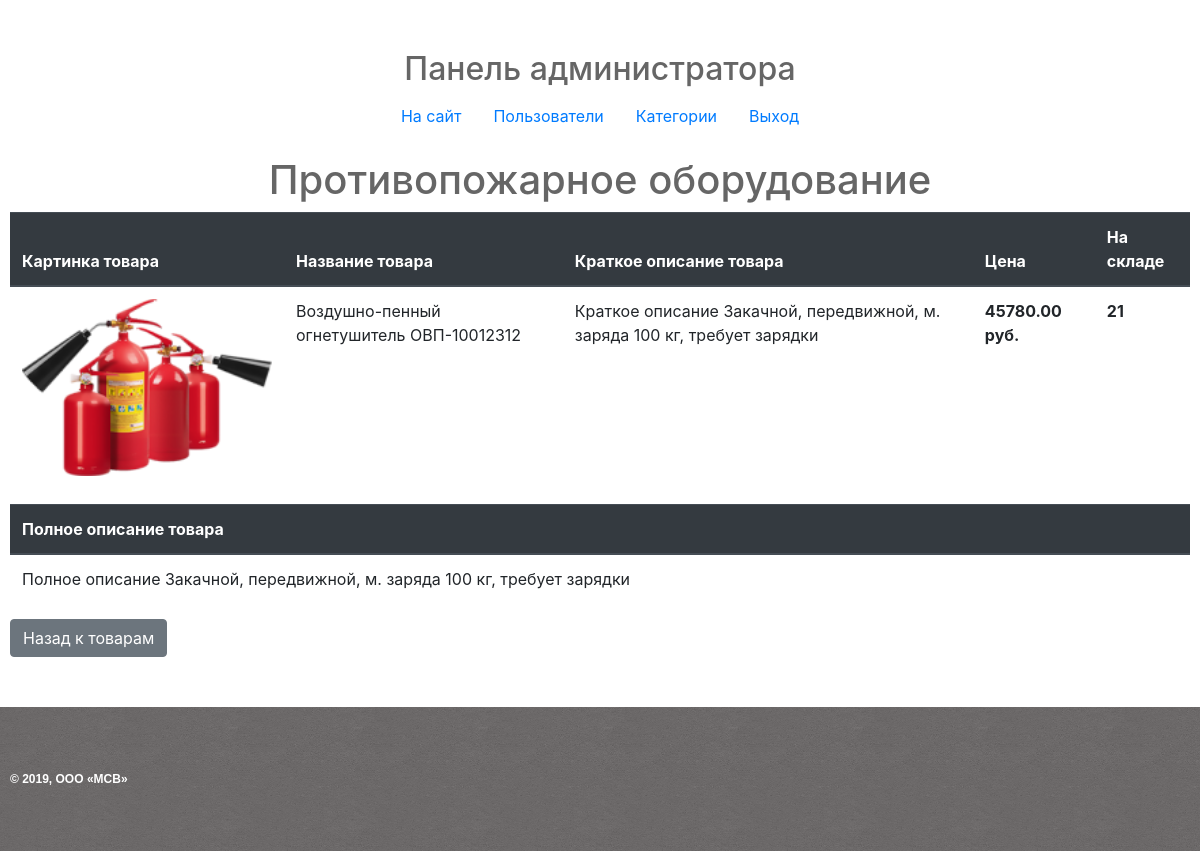
/myadmin/product/read/1/ (signed in), run on the app's committed database.
### mainapp/models.py (models this page shows, shortened)
class Product(models.Model):
    category = models.ForeignKey(ProductCategory, on_delete=models.CASCADE)
    name = models.CharField(verbose_name='Название товара', max_length=128, unique=True)
    slug = models.SlugField(verbose_name='слаг', max_length=128, unique=True)
    image = models.ImageField(upload_to='product_images', default='users_avatars/default.jpg')
    short_desc = models.TextField(verbose_name='Краткое описание товара', blank=True)
    description = models.TextField(verbose_name='Полное описание товара', blank=True)
    price = models.DecimalField(verbose_name='Цена товара', max_digits=8, decimal_places=2, default=0)
    quantity = models.PositiveIntegerField(verbose_name='На складе', default=0)
    created = models.DateTimeField(auto_now_add=True, auto_now=False)
    updated = models.DateTimeField(auto_now_add=False, auto_now=True)
    is_active = models.BooleanField(verbose_name='Активность', default=True)
    to_order = models.BooleanField(verbose_name='Под заказ', default=False)
    class Meta:
        verbose_name = 'Товар'
        verbose_name_plural = 'Товары'

class ProductCategory(models.Model):
    name = models.CharField(verbose_name='Имя категории', max_length=128, unique=True)
    slug = models.SlugField(verbose_name='Слаг', max_length=128, unique=True)
    description = models.TextField(verbose_name='Описание категории', blank=True)
    is_active = models.BooleanField(verbose_name='Активность', default=True)
    class Meta:
        verbose_name = 'Категория товара'
        verbose_name_plural = 'Категории товаров'

### adminapp/views.py (the view)
# urls.py: re_path(r'^product/read/(?P<pk>\d+)/$', adminapp.ProductDetailView.as_view(), name='product_read'),
class ProductDetailView(DetailView):
    model = Product
    @method_decorator(user_passes_test(lambda x: x.is_superuser))
    def dispatch(self, *args, **kwargs):
        return super().dispatch(*args, **kwargs)
    def get_context_data(self, **kwargs):
        context = super().get_context_data(**kwargs)
        context['page_title'] = 'карточка товара'
        return context

### mainapp/context_processors.py (called while the page is built)
def basket(request):
    basket = []
    if request.user.is_authenticated:
        basket = Basket.objects.filter(user=request.user)
    return {
        'basket': basket,
    }

def products_menu(request):
    products_menu = ProductCategory.objects.all().exclude(is_active=False).order_by('name')
    return {
        'products_menu': products_menu,
    }

### adminapp/templates/mainapp/product_detail.html
{% extends 'adminapp/base.html' %}
{% load static %}
{% block content-container %}
    <div class="content-container">
        <h2 class="myadmin-title">Панель администратора</h2>
        {% include 'adminapp/includes/inc__myadmin-menu.html' %}
        <h1 class="myadmin-title">{{ object.category.name }}</h1>
        <table class="table">
            <thead class="thead-dark">
            <tr>
                <th scope="col">Картинка товара</th>
                <th scope="col">Название товара</th>
                <th scope="col">Краткое описание товара</th>
                <th scope="col">Цена</th>
                <th scope="col">На складе</th>
            </tr>
            </thead>
            <tbody>
            <tr>
                <th scope="row">
                    <img src="/media/{{ object.image|default:'product_images/2n.jpg' }}"
                         class="myadmin_img" alt="">
                </th>
                <td>{{ object.name }}</td>
                <td>
                    {{ object.short_desc }}
                </td>
                <td><strong>{{ object.price }} руб.</strong>
                </td>
                <td><strong>{{ object.quantity }}</strong></td>
            </tr>
            </tbody>
        </table>
        <table class="table">
            <thead class="thead-dark">
            <tr>
                <th scope="col">Полное описание товара</th>
            </tr>
            </thead>
            <tbody>
            <tr>
                <td>{{ object.description }}</td>
            </tr>
            </tbody>
        </table>
        <a href="{% url 'myadmin:productcategory_products' object.category.pk %}" class="btn btn-secondary">
            Назад к товарам
        </a>
    </div>
{% endblock %}

### static/css/style.css (style rules this page uses)
* { margin: 0; padding: 0; box-sizing: border-box; outline: 0 !important; }
html, body { height: 100%; }
.content-container { max-width: 1200px; padding: 50px 10px; margin: auto; }
.myadmin-title { color: #666; text-align: center; }
.myadmin_img { width: 250px; }

### data on the page
Product: category.name "Противопожарное оборудование", image (picture), name "Воздушно-пенный огнетушитель ОВП-10012312", short_desc "Краткое описание Закачной, передвижной, м. заряда 100 кг, требует зарядки", price "45780.00", quantity "21", description "Полное описание Закачной, передвижной, м. заряда 100 кг, требует зарядки"
